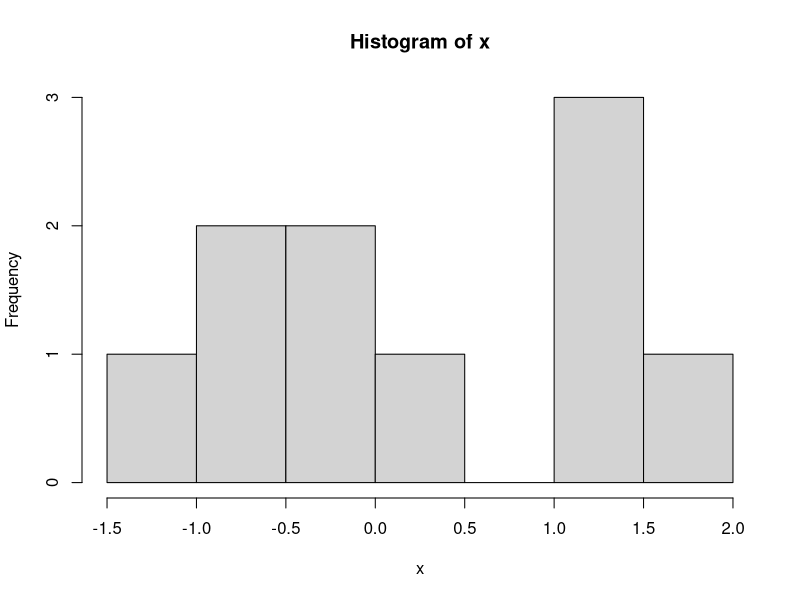

The R source for this figure:
## ---- chunk 1
knitr::opts_chunk$set(echo = TRUE)
## ---- chunk 2
x <- rnorm(10)
hist(x)
